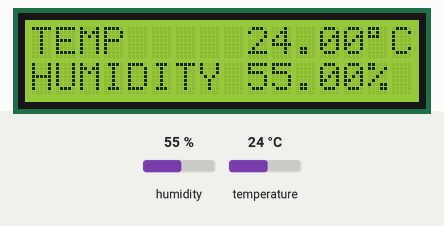
Recording of a sketch running on a simulated Arduino Uno, built with avr-gcc and run on an emulated ATmega328P. Shown: 16×2 character LCD. The inputs (shaded band) are chosen by the test bench; at power-on: humidity 55 %, temperature 24 °C.

Above: at 1.2 s.
1.3 s: humidity set to 22 %
At 3.2 s:
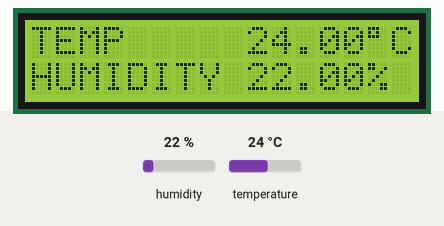
4.7 s: temperature set to 12 °C
At 7.1 s:
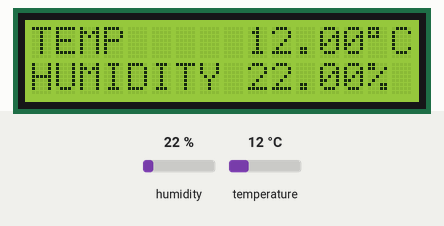
8.1 s: humidity set to 40 %
At 12.3 s:
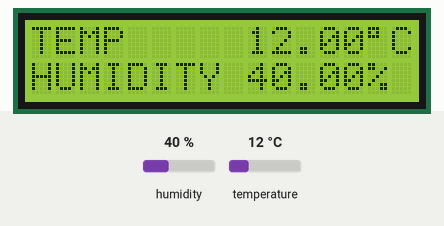
12.7 s: temperature set to 19 °C
At 15.0 s:
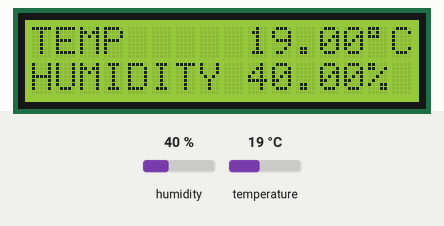
Timing chart, 0 to 16.5 s (numbered marks = the images above; inputs shaded):
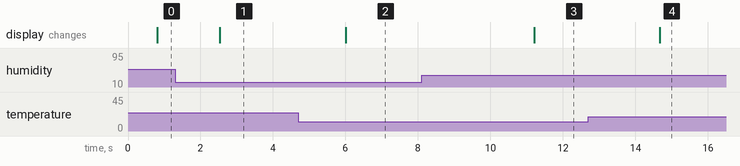

Measured:
- after the input at 1.3 s, the display: changes after 1.2 s (image 1)
- after the input at 4.7 s, the display: changes after 1.3 s (image 2)
- after the input at 8.1 s, the display: changes after 3.1 s (image 3)
- after the input at 12.7 s, the display: changes after 2.0 s (image 4)

The sketch:

WeatherStation_I2C.ino
```cpp
#include <LiquidCrystal_I2C.h>  // From https://github.com/johnrickman/LiquidCrystal_I2C

#include <Adafruit_Sensor.h>

#include <DHT.h>  // From https://github.com/adafruit/DHT-sensor-library
#include <DHT_U.h>

#define dht_dpin 12 // Pin for dht sensor data
#define dht_type DHT22 // Dht sensor type (DHT11, DHT21, DHT22)
DHT dht (dht_dpin, dht_type);

LiquidCrystal_I2C lcd(0x27, 16, 2); // Initializes the lcd with address, columns and rows

void setup() {
  dht.begin();
  lcd.init();
  lcd.backlight();
}

void loop() {
  float temp = dht.readTemperature();
  delay(700);
  float hum = dht.readHumidity();

  if (isnan(temp)) temp = 0; // If sensor return NaN, values are 0
  if (isnan(hum)) hum=0;

  lcd.setCursor(0, 0);
  lcd.print("TEMP     ");
  lcd.print(temp);
  lcd.print((char)223); // Prints a degree symbol
  lcd.print("C");
  lcd.setCursor(0,1);
  lcd.print("HUMIDITY ");
  lcd.print(hum);
  lcd.print("%");
  delay(1000);
}
```
